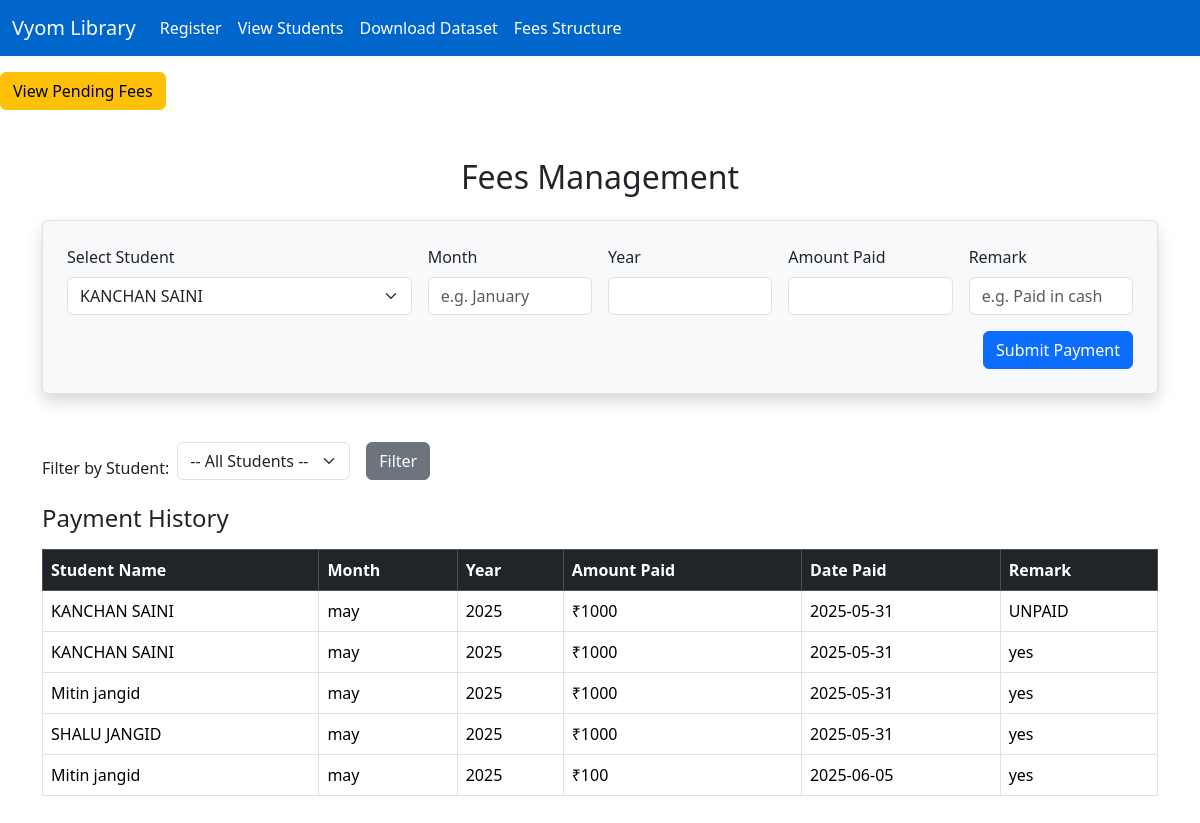
The page /fees on the database its author committed.
### tables this page shows
CREATE TABLE fees (
                        id INTEGER PRIMARY KEY AUTOINCREMENT,
                        student_id INTEGER,
                        month TEXT,
                        year INTEGER,
                        amount_paid INTEGER,
                        date_paid DATE,
                        remark TEXT,
                        FOREIGN KEY (student_id) REFERENCES students(id)
                    );

CREATE TABLE students (
                        id INTEGER PRIMARY KEY AUTOINCREMENT,
                        name TEXT NOT NULL,
                        email TEXT NOT NULL,
                        Father_name TEXT NOT NULL,
                        Father_occupation TEXT NOT NULL,
                        Mother_name TEXT NOT NULL,
                        Mother_occupation TEXT NOT NULL,
                        contact TEXT NOT NULL,
                        gender TEXT,
                        address TEXT NOT NULL,
                        photo TEXT,
                        aadhaar TEXT,
                        created_at TEXT
                    );

### app.py (the view, shortened to what this page needs)
@app.route('/fees', methods=['GET', 'POST'])
def fees():
    conn = sqlite3.connect(DATABASE)
    c = conn.cursor()
    c.execute('SELECT id, name FROM students')
    students = c.fetchall()
    selected_student_id = request.args.get('student_id')
    if selected_student_id:
        c.execute('''
            SELECT s.name, f.month, f.year, f.amount_paid, f.date_paid, f.remark
            FROM fees f
            JOIN students s ON f.student_id = s.id
            WHERE f.student_id = ?
        ''', (selected_student_id,))
        fees_data = c.fetchall()
    else:
        c.execute('''
            SELECT s.name, f.month, f.year, f.amount_paid, f.date_paid, f.remark
            FROM fees f
            JOIN students s ON f.student_id = s.id
        ''')
        fees_data = c.fetchall()
    conn.close()
    return render_template('fees.html', students=students, fees_data=fees_data)

### templates/fees.html (shortened to what this page needs)
<!DOCTYPE html>
<html lang="en">
<head>
    <link href="https://cdn.jsdelivr.net/npm/bootstrap@5.3.3/dist/css/bootstrap.min.css" rel="stylesheet">
</head>
<body>
 <nav class="navbar navbar-expand-lg">
    <div class="container-fluid">
      <a class="navbar-brand" href="/">Vyom Library</a>
      <div class="collapse navbar-collapse">
        <ul class="navbar-nav me-auto mb-2 mb-lg-0">
          <li class="nav-item"><a class="nav-link" href="/">Register</a></li>
          <li class="nav-item"><a class="nav-link" href="/students">View Students</a></li>
          <li class="nav-item"><a class="nav-link" href="/download">Download Dataset</a></li>
          <li class="nav-item">
  <a class="nav-link" href="{{ url_for('fees') }}">Fees Structure</a>
</li>
        </ul>
      </div>
    </div>
  </nav>
<a href="/pending-fees" class="btn btn-warning mt-3">View Pending Fees</a>
<div class="container my-5">
    <h2 class="mb-4 text-center">Fees Management</h2>
    <form method="POST" class="border p-4 rounded shadow mb-5 bg-light">
        <div class="row g-3">
            <div class="col-md-4">
                <label for="student_id" class="form-label">Select Student</label>
                <select name="student_id" class="form-select" required>
                    {% for student in students %}
                        <option value="{{ student[0] }}" {% if selected_student and selected_student == student[0] %}selected{% endif %}>{{ student[1] }}</option>
                    {% endfor %}
                </select>
            </div>
            <div class="col-md-2">
                <label for="month" class="form-label">Month</label>
                <input type="text" name="month" class="form-control" placeholder="e.g. January" required>
            </div>
            <div class="col-md-2">
                <label for="year" class="form-label">Year</label>
                <input type="number" name="year" class="form-control" required>
            </div>
            <div class="col-md-2">
                <label for="amount_paid" class="form-label">Amount Paid</label>
                <input type="number" name="amount_paid" class="form-control" required>
            </div>
            <div class="col-md-2">
                <label for="remark" class="form-label">Remark</label>
                <input type="text" name="remark" class="form-control" placeholder="e.g. Paid in cash">
            </div>
        </div>
        <div class="mt-3 text-end">
            <button type="submit" class="btn btn-primary">Submit Payment</button>
        </div>
    </form>
    <div class="mb-4">
        <form method="GET" class="d-flex align-items-end">
            <label class="me-2" for="student_filter">Filter by Student:</label>
            <select name="student_id" id="student_filter" class="form-select w-auto me-3">
                <option value="">-- All Students --</option>
            </select>
            <button type="submit" class="btn btn-secondary">Filter</button>
        </form>
    </div>
    <h4 class="mb-3">Payment History</h4>
    <table class="table table-bordered table-hover">
        <thead class="table-dark">
            <tr>
                <th>Student Name</th>
                <th>Month</th>
                <th>Year</th>
                <th>Amount Paid</th>
                <th>Date Paid</th>
                <th>Remark</th>
            </tr>
        </thead>
        <tbody>
        {% for fee in fees_data %}
            <tr>
                <td>{{ fee[0] }}</td>
                <td>{{ fee[1] }}</td>
                <td>{{ fee[2] }}</td>
                <td>₹{{ fee[3] }}</td>
                <td>{{ fee[4] }}</td>
                <td>{{ fee[5] or '' }}</td>
            </tr>
        {% endfor %}
        </tbody>
    </table>
</div>
</body>
</html>

### templates/fees.html (style rules this page uses)
.navbar { background-color: #0066cc; }
.navbar .navbar-brand, .navbar .nav-link { color: #fff !important; font-weight: 500; }

### rows shown on the page
fees: name "KANCHAN SAINI", month "may", year "2025", amount_paid "1000", date_paid "2025-05-31", remark "UNPAID"
fees: name "KANCHAN SAINI", month "may", year "2025", amount_paid "1000", date_paid "2025-05-31", remark "yes"
fees: name "Mitin jangid", month "may", year "2025", amount_paid "1000", date_paid "2025-05-31", remark "yes"
fees: name "SHALU JANGID", month "may", year "2025", amount_paid "1000", date_paid "2025-05-31", remark "yes"
fees: name "Mitin jangid", month "may", year "2025", amount_paid "100", date_paid "2025-06-05", remark "yes"

### other values the page prints
form field student_id "KANCHAN SAINI"
